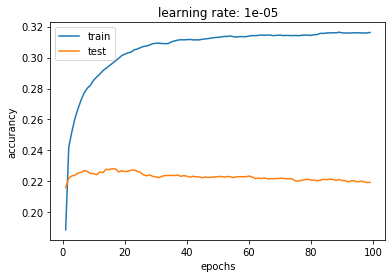

Source code (Python):
"""
CNN with 3 conv layers and a fully connected classification layer
PATTERN RECOGNITION EXERCISE:
Fix the three lines below marked with PR_FILL_HERE


CNN -> Convolution neural network normaly consist of multiple convolutional layers followd
with a pooling layer (mostly max_pooling). afterwards fully connected layers
advantages to MLP are:
    -2D, 3D Neurol construct
    -shared weights
    -lokal conectivity



"""
import torch
import torch.nn as nn
import numpy as np
import time
import matplotlib.pyplot as plt
import copy
import random

class Flatten(nn.Module):
    """
    Flatten a convolution block into a simple vector.

    Replaces the flattening line (view) often found into forward() methods of networks. This makes it
    easier to navigate the network with introspection
    """
    def forward(self, x):
        x = x.view(x.size()[0], -1)
        return x


class PR_CNN(nn.Module):
    """
    Simple feed forward convolutional neural network

    Attributes
    ----------
    expected_input_size : tuple(int,int)
        Expected input size (width, height)
    conv1 : torch.nn.Sequential
    conv2 : torch.nn.Sequential
    conv3 : torch.nn.Sequential
        Convolutional layers of the network
    fc : torch.nn.Linear
        Final classification fully connected layer

    """

    def __init__(self, **kwargs):
        """
        Creates an CNN_basic model from the scratch.

        Parameters
        ----------
        output_channels : int
            Number of neurons in the last layer
        input_channels : int
            Dimensionality of the input, typically 3 for RGB
        """
        super(PR_CNN, self).__init__()

        # PR_FILL_HERE: Here you have to put the expected input size in terms of width and height of your input image
        self.expected_input_size = (28,28)

        # First layer
        self.conv1 = nn.Sequential(
            # PR_FILL_HERE: Here you have to put the input channels, output channels ands the kernel size
            nn.Conv2d(in_channels=1, out_channels=24, kernel_size=5, stride=3),
            nn.LeakyReLU()
        )

        # Classification layer
        self.fc = nn.Sequential(
            Flatten(),
            # PR_FILL_HERE: Here you have to put the output size of the linear layer. DO NOT change 1536!
            nn.Linear(1536, 10)
        )

    def forward(self, x):
        """
        Computes forward pass on the network

        Parameters
        ----------
        x : Variable
            Sample to run forward pass on. (input to the model)

        Returns
        -------
        Variable
            Activations of the fully connected layer
        """
        x = self.conv1(x)
        x = self.fc(x)
        return x



def training(net, train_data,labels, learning_rate, epochs):

    net = net

    optimizer = torch.optim.SGD(net.parameters() , lr = learning_rate)
    Log_sof = nn.LogSoftmax(dim = 1)
    loss = nn.NLLLoss()
    
    epochs = epochs
    data_size = train_data.shape[0]
    for e in range(0, epochs):
        
        print("epoch : ", e)
        
        f = 0
        c = 0
        
        for i,j in enumerate(train_data):
            Input = torch.Tensor(j[np.newaxis,np.newaxis,:,:])
            Label= np.argmax(labels[i])
            output = ((net.forward(Input)))
            optimizer.zero_grad()
    
            
            Estimate = np.argmax(output.detach().numpy())
            Estimate = np.argmax(output.detach().numpy())
            if Estimate == Label:
                c += 1
            else:
                f +=1  
            
            """
            if( (f+c) % 1000 == 0):
                print( (c+f)/data_size*100 , " % donne ", "      with "  , c/(c+f)*100, " % correct ")
            """   
            
            
            o = output
    
            l = torch.tensor([Label], dtype = torch.long)
      
    
            soft_m = Log_sof(output)
    
            back = loss(soft_m, l)
            
            #print(back)
            
            back.backward()
            optimizer.step()
            
        print("train: ", (c+f)/data_size*100 , " % donne ", "      with "  , c/(c+f)*100, " % correct ", "loss = ", back)
            
            
            
    return (net,c/(c+f),back)




def testing(net, test_data, labels):

    net = net

    
    epochs = 1
    
    
    Log_sof = nn.LogSoftmax(dim = 1)
    loss = nn.NLLLoss()
    
    
    
    data_size = test_data.shape[0]
    for e in range(0, epochs):
        
        print("epoch : ", e)
        
        f = 0
        c = 0
        
        for i,j in enumerate(test_data):
            Input = torch.Tensor(j[np.newaxis,np.newaxis,:,:])
            Label= np.argmax(labels[i])
            output = ((net.forward(Input)))
    
            
            Estimate = np.argmax(output.detach().numpy())
            Estimate = np.argmax(output.detach().numpy())
            if Estimate == Label:
                c += 1
            else:
                f +=1  
            
            """
            if( (f+c) % 1000 == 0):
                print( (c+f)/data_size*100 , " % donne ", "      with "  , c/(c+f)*100, " % correct ")
            """    
            
            
            o = output
    
            l = torch.tensor([Label], dtype = torch.long)
      
    
            soft_m = Log_sof(output)
    
            back = loss(soft_m, l)
            back.backward()
        print("test: ", (c+f)/data_size*100 , " % donne ", "      with "  , c/(c+f)*100, " % correct ", "loss = ", back)
        
        
        return (net,c/(c+f),back)
            
            
            
            
            
            
            
        
      
            






























def main():
   
    start_t = time.time()
    train = open(r"mnist_train.csv","r")
    train_set_data = list()
    train_set_label = list()
   
    reduced_set = "no"
    
    if reduced_set == "yes":
        
 #-----------------------------------------------------------------------------   
        
        for i in train: 
            if len(train_set_data) < 1000:   
                train_set_data.append(list(map(int,(i.strip().split(","))))[1:])
                label = list(map(int,(i.strip().split(","))))[0]
                lab = list()
                for j in range(0,10):
                    if label == j:
                        lab.append(1)
                    else:
                        lab.append(0)
                train_set_label.append(lab)
          
        train.close()
        train_set_data_np = np.asarray(train_set_data)
        train_set_data_picture = list()

        
        train_set_data_np = train_set_data_np
        train_set_label_np = np.asarray(train_set_label)
  
#-----------------------------------------------------------------------------   

      
        test = open(r"mnist_test.csv","r")
        test_set_data = list()
        test_set_label = list()
    
        
        
        for i in test:
            if len(test_set_data) < 1000:   
                test_set_data.append(list(map(float,(i.strip().split(","))))[1:])
                label = list(map(int,(i.strip().split(","))))[0]
                lab = list()
                for j in range(0,10):
                    if label == j:
                        lab.append(1)
                    else:
                        lab.append(0)
                test_set_label.append(lab)
            
        test.close()
        test_set_data_np = np.asarray(test_set_data)
        test_set_data_picture = list()

        test_set_data_np = test_set_data_np
        test_set_label_np = np.asarray(test_set_label)
        
#-----------------------------------------------------------------------------           
 
    else:
        for i in train: 
            train_set_data.append(list(map(int,(i.strip().split(","))))[1:])
            label = list(map(int,(i.strip().split(","))))[0]
            lab = list()
            for j in range(0,10):
                if label == j:
                    lab.append(1)
                else:
                    lab.append(0)
            train_set_label.append(lab)
      
        train.close()
        train_set_data_np = np.asarray(train_set_data)
        train_set_data_picture = list()
       
        
        train_set_data_np = train_set_data_np
        train_set_label_np = np.asarray(train_set_label)
  
#-----------------------------------------------------------------------------           
        
        test = open(r"mnist_test.csv","r")
        test_set_data = list()
        test_set_label = list()
    
    
        for i in test: 
            test_set_data.append(list(map(float,(i.strip().split(","))))[1:])
            label = list(map(int,(i.strip().split(","))))[0]
            lab = list()
            for j in range(0,10):
                if label == j:
                    lab.append(1)
                else:
                    lab.append(0)
            test_set_label.append(lab)
            
        test.close()
        test_set_data_np = np.asarray(test_set_data)
        test_set_data_picture = list()
        
        test_set_data_np = test_set_data_np
        test_set_label_np = np.asarray(test_set_label)
        
    print("reading in Data finished after ", time.time()-start_t, " seconds")
    print( train_set_data_np.shape)
    print( test_set_data_np.shape)

    











  #data permutation start---------------------------------------------------   


    
        
    train_set_data_perm = copy.deepcopy(train_set_data)
    for i,j in enumerate(train_set_data):
        train_set_data_perm[i] = random.sample(j, 784)
        
        
        #img = np.asarray(train_set_data[i]).reshape((28,28))
        #plt.imshow(img) 
        #plt.show() 

        #img = np.asarray(train_set_data_perm[i]).reshape((28,28))
        #plt.imshow(img) 
        #plt.show()        
        


    test_set_data_perm = copy.deepcopy(test_set_data)
    for i,j in enumerate(test_set_data):
        test_set_data_perm[i] = random.sample(j, 784)
        
           
        #img = np.asarray(test_set_data[i]).reshape((28,28))
        #plt.imshow(img) 
        #plt.show() 

        #img = np.asarray(test_set_data_perm[i]).reshape((28,28))
        #plt.imshow(img) 
        #plt.show()        
        

    train_set_data_perm_np = np.asarray(train_set_data_perm)
    train_set_data_np = train_set_data_perm_np
    
    test_set_data_perm_np = np.asarray(test_set_data_perm)
    test_set_data_np = test_set_data_perm_np

    for i in range(0, len(train_set_data_np)):
            train_set_data_picture.append(train_set_data_np[i].reshape(28,28))    


    for i in range(0, len(test_set_data_np)):
            test_set_data_picture.append(test_set_data_np[i].reshape(28,28))


    train_set_data_picture = np.asarray(train_set_data_picture)
    test_set_data_picture = np.asarray(test_set_data_picture)
    
    print(train_set_data_picture.shape)

      
        
    #data permutation end-----------------------------------------------------  



















    
#-----------------------------------------------------------------------------
    #optimize learning rate
    best_learning_rate = list()
    for i in [0.000001, 0.00001, 0.0001,0.001, 0.01, 0.1, 1]:
        Network = PR_CNN()
        
        Train_result = training(Network, train_set_data_picture ,train_set_label, i, 15)
        Network = Train_result[0]
        Test_result = testing(Network, test_set_data_picture, test_set_label)
        
        
        best_learning_rate.append((Test_result[1], i))
        Results = open("CNN_results.txt", "a") 
        Results.write("CNN : Testing Network: "+ "learning rate = "+ str(i) + " accurancy = "+ str(Test_result[1]) + " epochs size = "+ str(20) + "\n")
        Results.close()
    best_lr = max(best_learning_rate)
    print("best learning rate is = ", best_lr[1], " whit an accurancy of: ", best_lr[0])
#-----------------------------------------------------------------------------

    # optimize epoch size
    accurancy_train_set = list([[],[]])
    accurancy_test_set = list([[],[]])
    best_epoch_size = list()
    batches = list()
    
    Network = PR_CNN()
    
    for e in range(1, 100):
        
        
        
        Train_result = training(Network, train_set_data_picture ,train_set_label, best_lr[1], 1)
        
        Test_result = testing(Network, test_set_data_picture, test_set_label)

        accurancy_train_set[0].append(Train_result[1])
        accurancy_test_set[0].append(Test_result[1])
        accurancy_train_set[1].append(Train_result[2])
        accurancy_test_set[1].append(Test_result[2])
        best_epoch_size.append((Test_result[1],Test_result[2], e))
        batches.append(e)
        Results = open("CNN_results.txt", "a") 
        Results.write("Testing Network: "+ "learning rate = "+ str(best_lr[1]) + " accurancy = "+ str(Test_result[1]) + " epochs size = "+ str(e) + "\n")
        Results.close()
        
        Network = Train_result[0]
        
        plt.plot(batches, accurancy_train_set[0]); plt.title("learning rate: " +str(best_lr[1]))
        plt.plot(batches, accurancy_test_set[0]); plt.legend(["train","test"])
        plt.xlabel("epochs")
        plt.ylabel("accurancy")
        plt.savefig((str("accurancy:_learning rate_" +str(best_lr[1])+ "_4.png")), format="png")
        plt.show()
        
        plt.plot(batches, accurancy_train_set[1]); plt.title("learning rate: " +str(best_lr[1]))
        plt.plot(batches, accurancy_test_set[1]); plt.legend(["train","test"])
        plt.xlabel("epochs")
        plt.ylabel("Loss")
        plt.savefig((str("Loss:_learning rate_" +str(best_lr[1])+ "_4.png")), format="png")
        plt.show()


    best_ep = max( best_epoch_size)
    print("best epoch size is = ", best_ep[1], " whit an accurancy of: ", best_ep[0])
   
    plt.plot(batches, accurancy_train_set[0]); plt.title("learning rate: " +str(best_lr[1]))
    plt.plot(batches, accurancy_test_set[0]); plt.legend(["train","test"])
    plt.xlabel("epochs")
    plt.ylabel("accurancy")
    plt.savefig((str("accurancy:_learning rate_" +str(best_lr[1])+ "_4.png")),format="png")
    plt.show()



    plt.plot(batches, accurancy_train_set[1]); plt.title("learning rate: " +str(best_lr[1]))
    plt.plot(batches, accurancy_test_set[1]); plt.legend(["train","test"])
    plt.xlabel("epochs")
    plt.ylabel("loss")
    plt.savefig((str("Loss:_learning rate_" +str(best_lr[1])+ "_4.png")),format="png")
    plt.show()

    Results = open("CNN_results.txt", "a") 
    Results.write("best epoch size is = ", best_ep[1], " whit an accurancy of: ", best_ep[0] + "\n")
    Results.close()










main()
